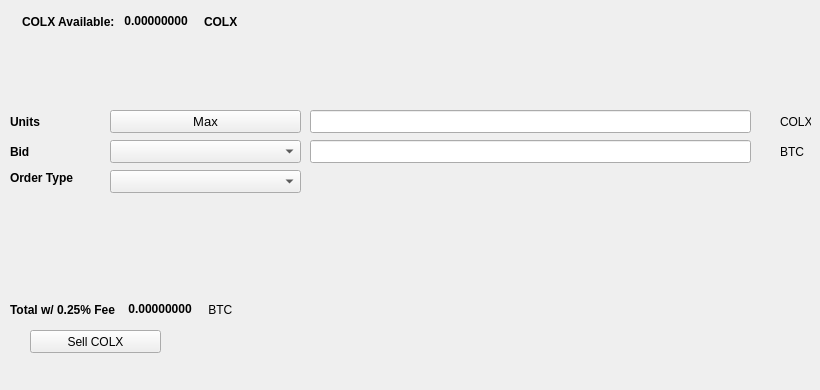
   <widget class="QWidget" name="SellTab">
    <attribute name="title">
     <string>Sell</string>
    </attribute>
    <widget class="QLabel" name="label_16">
     <property name="geometry">
      <rect>
       <x>780</x>
       <y>140</y>
       <width>31</width>
       <height>23</height>
      </rect>
     </property>
     <property name="text">
      <string>BTC</string>
     </property>
    </widget>
    <widget class="QComboBox" name="SellBidcomboBox">
     <property name="geometry">
      <rect>
       <x>110</x>
       <y>140</y>
       <width>191</width>
       <height>23</height>
      </rect>
     </property>
     <property name="font">
      <font>
       <pointsize>10</pointsize>
      </font>
     </property>
    </widget>
    <widget class="QLabel" name="label_18">
     <property name="geometry">
      <rect>
       <x>10</x>
       <y>110</y>
       <width>46</width>
       <height>23</height>
      </rect>
     </property>
     <property name="font">
      <font>
       <weight>75</weight>
       <bold>true</bold>
      </font>
     </property>
     <property name="text">
      <string>Units</string>
     </property>
    </widget>
    <widget class="QPushButton" name="Sell_Max_Amount">
     <property name="geometry">
      <rect>
       <x>110</x>
       <y>110</y>
       <width>191</width>
       <height>23</height>
      </rect>
     </property>
     <property name="font">
      <font>
       <pointsize>10</pointsize>
      </font>
     </property>
     <property name="text">
      <string>Max</string>
     </property>
    </widget>
    <widget class="QLabel" name="label_20">
     <property name="geometry">
      <rect>
       <x>10</x>
       <y>170</y>
       <width>91</width>
       <height>16</height>
      </rect>
     </property>
     <property name="font">
      <font>
       <weight>75</weight>
       <bold>true</bold>
      </font>
     </property>
     <property name="text">
      <string>Order Type</string>
     </property>
    </widget>
    <widget class="QComboBox" name="SellOrdertypeCombo">
     <property name="geometry">
      <rect>
       <x>110</x>
       <y>170</y>
       <width>191</width>
       <height>23</height>
      </rect>
     </property>
     <property name="font">
      <font>
       <pointsize>10</pointsize>
      </font>
     </property>
    </widget>
    <widget class="QLabel" name="label_21">
     <property name="geometry">
      <rect>
       <x>10</x>
       <y>140</y>
       <width>46</width>
       <height>23</height>
      </rect>
     </property>
     <property name="font">
      <font>
       <weight>75</weight>
       <bold>true</bold>
      </font>
     </property>
     <property name="text">
      <string>Bid</string>
     </property>
    </widget>
    <widget class="QLabel" name="label_22">
     <property name="geometry">
      <rect>
       <x>780</x>
       <y>110</y>
       <width>31</width>
       <height>23</height>
      </rect>
     </property>
     <property name="text">
      <string>COLX</string>
     </property>
    </widget>
    <widget class="QLineEdit" name="UnitsInputCOLX">
     <property name="geometry">
      <rect>
       <x>310</x>
       <y>110</y>
       <width>441</width>
       <height>23</height>
      </rect>
     </property>
     <property name="font">
      <font>
       <pointsize>9</pointsize>
       <weight>75</weight>
       <bold>true</bold>
      </font>
     </property>
    </widget>
    <widget class="QLineEdit" name="SellBidPriceEdit">
     <property name="geometry">
      <rect>
       <x>310</x>
       <y>140</y>
       <width>441</width>
       <height>23</height>
      </rect>
     </property>
     <property name="font">
      <font>
       <pointsize>9</pointsize>
       <weight>75</weight>
       <bold>true</bold>
      </font>
     </property>
    </widget>
    <widget class="QPushButton" name="SellCOLXBTN">
     <property name="geometry">
      <rect>
       <x>30</x>
       <y>330</y>
       <width>131</width>
       <height>23</height>
      </rect>
     </property>
     <property name="text">
      <string>Sell COLX</string>
     </property>
     <property name="icon">
      <iconset>
       <normaloff>:/icons/bitcoin</normaloff>:/icons/bitcoin</iconset>
     </property>
    </widget>
    <widget class="QWidget" name="layoutWidget3">
     <property name="geometry">
      <rect>
       <x>22</x>
       <y>12</y>
       <width>258</width>
       <height>19</height>
      </rect>
     </property>
     <layout class="QHBoxLayout" name="horizontalLayout">
      <item>
       <widget class="QLabel" name="label232_2">
        <property name="font">
         <font>
          <weight>75</weight>
          <bold>true</bold>
         </font>
        </property>
        <property name="text">
         <string>COLX Available:</string>
        </property>
       </widget>
      </item>
      <item>
       <widget class="QLabel" name="COLXAvailableLabel">
        <property name="palette">
         <palette>
          <active>
           <colorrole role="WindowText">
            <brush brushstyle="SolidPattern">
             <color alpha="255">
              <red>0</red>
              <green>0</green>
              <blue>0</blue>
             </color>
            </brush>
           </colorrole>
           <colorrole role="Button">
            <brush brushstyle="SolidPattern">
             <color alpha="255">
              <red>0</red>
              <green>170</green>
              <blue>0</blue>
             </color>
            </brush>
           </colorrole>
           <colorrole role="Light">
            <brush brushstyle="SolidPattern">
             <color alpha="255">
              <red>0</red>
              <green>255</green>
              <blue>0</blue>
             </color>
            </brush>
           </colorrole>
           <colorrole role="Midlight">
            <brush brushstyle="SolidPattern">
             <color alpha="255">
              <red>0</red>
              <green>212</green>
              <blue>0</blue>
             </color>
            </brush>
           </colorrole>
           <colorrole role="Dark">
            <brush brushstyle="SolidPattern">
             <color alpha="255">
              <red>0</red>
              <green>85</green>
              <blue>0</blue>
             </color>
            </brush>
           </colorrole>
           <colorrole role="Mid">
            <brush brushstyle="SolidPattern">
             <color alpha="255">
              <red>0</red>
              <green>113</green>
              <blue>0</blue>
             </color>
            </brush>
           </colorrole>
           <colorrole role="Text">
            <brush brushstyle="SolidPattern">
             <color alpha="255">
              <red>0</red>
              <green>170</green>
              <blue>0</blue>
             </color>
            </brush>
           </colorrole>
           <colorrole role="BrightText">
            <brush brushstyle="SolidPattern">
             <color alpha="255">
              <red>255</red>
              <green>255</green>
              <blue>255</blue>
             </color>
            </brush>
           </colorrole>
           <colorrole role="ButtonText">
            <brush brushstyle="SolidPattern">
             <color alpha="255">
              <red>0</red>
              <green>0</green>
              <blue>0</blue>
             </color>
            </brush>
           </colorrole>
           <colorrole role="Base">
            <brush brushstyle="SolidPattern">
             <color alpha="255">
              <red>255</red>
              <green>255</green>
              <blue>255</blue>
             </color>
            </brush>
           </colorrole>
           <colorrole role="Window">
            <brush brushstyle="SolidPattern">
             <color alpha="255">
              <red>0</red>
              <green>170</green>
              <blue>0</blue>
             </color>
            </brush>
           </colorrole>
           <colorrole role="Shadow">
            <brush brushstyle="SolidPattern">
             <color alpha="255">
              <red>0</red>
              <green>0</green>
              <blue>0</blue>
             </color>
            </brush>
           </colorrole>
           <colorrole role="AlternateBase">
            <brush brushstyle="SolidPattern">
             <color alpha="255">
              <red>127</red>
              <green>212</green>
              <blue>127</blue>
             </color>
            </brush>
           </colorrole>
           <colorrole role="ToolTipBase">
            <brush brushstyle="SolidPattern">
             <color alpha="255">
              <red>255</red>
              <green>255</green>
              <blue>220</blue>
             </color>
            </brush>
           </colorrole>
           <colorrole role="ToolTipText">
            <brush brushstyle="SolidPattern">
             <color alpha="255">
              <red>0</red>
              <green>0</green>
              <blue>0</blue>
             </color>
            </brush>
           </colorrole>
          </active>
          <inactive>
           <colorrole role="WindowText">
            <brush brushstyle="SolidPattern">
             <color alpha="255">
              <red>0</red>
              <green>0</green>
              <blue>0</blue>
             </color>
            </brush>
           </colorrole>
           <colorrole role="Button">
            <brush brushstyle="SolidPattern">
             <color alpha="255">
              <red>0</red>
              <green>170</green>
              <blue>0</blue>
             </color>
            </brush>
           </colorrole>
           <colorrole role="Light">
            <brush brushstyle="SolidPattern">
             <color alpha="255">
              <red>0</red>
              <green>255</green>
              <blue>0</blue>
             </color>
            </brush>
           </colorrole>
           <colorrole role="Midlight">
            <brush brushstyle="SolidPattern">
             <color alpha="255">
              <red>0</red>
              <green>212</green>
              <blue>0</blue>
             </color>
            </brush>
           </colorrole>
           <colorrole role="Dark">
            <brush brushstyle="SolidPattern">
             <color alpha="255">
              <red>0</red>
              <green>85</green>
              <blue>0</blue>
             </color>
            </brush>
           </colorrole>
           <colorrole role="Mid">
            <brush brushstyle="SolidPattern">
             <color alpha="255">
              <red>0</red>
              <green>113</green>
              <blue>0</blue>
             </color>
            </brush>
           </colorrole>
           <colorrole role="Text">
            <brush brushstyle="SolidPattern">
             <color alpha="255">
              <red>0</red>
              <green>170</green>
              <blue>0</blue>
             </color>
            </brush>
           </colorrole>
           <colorrole role="BrightText">
            <brush brushstyle="SolidPattern">
             <color alpha="255">
              <red>255</red>
              <green>255</green>
              <blue>255</blue>
             </color>
            </brush>
           </colorrole>
           <colorrole role="ButtonText">
            <brush brushstyle="SolidPattern">
             <color alpha="255">
              <red>0</red>
              <green>0</green>
              <blue>0</blue>
             </color>
            </brush>
           </colorrole>
           <colorrole role="Base">
            <brush brushstyle="SolidPattern">
             <color alpha="255">
              <red>255</red>
              <green>255</green>
              <blue>255</blue>
             </color>
            </brush>
           </colorrole>
           <colorrole role="Window">
            <brush brushstyle="SolidPattern">
             <color alpha="255">
              <red>0</red>
              <green>170</green>
              <blue>0</blue>
             </color>
            </brush>
           </colorrole>
           <colorrole role="Shadow">
            <brush brushstyle="SolidPattern">
             <color alpha="255">
              <red>0</red>
              <green>0</green>
              <blue>0</blue>
             </color>
            </brush>
           </colorrole>
           <colorrole role="AlternateBase">
            <brush brushstyle="SolidPattern">
             <color alpha="255">
              <red>127</red>
              <green>212</green>
              <blue>127</blue>
             </color>
            </brush>
           </colorrole>
           <colorrole role="ToolTipBase">
            <brush brushstyle="SolidPattern">
             <color alpha="255">
              <red>255</red>
              <green>255</green>
              <blue>220</blue>
             </color>
            </brush>
           </colorrole>
           <colorrole role="ToolTipText">
            <brush brushstyle="SolidPattern">
             <color alpha="255">
              <red>0</red>
              <green>0</green>
              <blue>0</blue>
             </color>
            </brush>
           </colorrole>
          </inactive>
          <disabled>
           <colorrole role="WindowText">
            <brush brushstyle="SolidPattern">
             <color alpha="255">
              <red>0</red>
              <green>85</green>
              <blue>0</blue>
             </color>
            </brush>
           </colorrole>
           <colorrole role="Button">
            <brush brushstyle="SolidPattern">
             <color alpha="255">
              <red>0</red>
              <green>170</green>
              <blue>0</blue>
             </color>
            </brush>
           </colorrole>
           <colorrole role="Light">
            <brush brushstyle="SolidPattern">
             <color alpha="255">
              <red>0</red>
              <green>255</green>
              <blue>0</blue>
             </color>
            </brush>
           </colorrole>
           <colorrole role="Midlight">
            <brush brushstyle="SolidPattern">
             <color alpha="255">
              <red>0</red>
              <green>212</green>
              <blue>0</blue>
             </color>
            </brush>
           </colorrole>
           <colorrole role="Dark">
            <brush brushstyle="SolidPattern">
             <color alpha="255">
              <red>0</red>
              <green>85</green>
              <blue>0</blue>
             </color>
            </brush>
           </colorrole>
           <colorrole role="Mid">
            <brush brushstyle="SolidPattern">
             <color alpha="255">
              <red>0</red>
              <green>113</green>
              <blue>0</blue>
             </color>
            </brush>
           </colorrole>
           <colorrole role="Text">
            <brush brushstyle="SolidPattern">
             <color alpha="255">
              <red>0</red>
              <green>85</green>
              <blue>0</blue>
             </color>
            </brush>
           </colorrole>
           <colorrole role="BrightText">
            <brush brushstyle="SolidPattern">
             <color alpha="255">
              <red>255</red>
              <green>255</green>
              <blue>255</blue>
             </color>
            </brush>
           </colorrole>
           <colorrole role="ButtonText">
            <brush brushstyle="SolidPattern">
             <color alpha="255">
              <red>0</red>
              <green>85</green>
              <blue>0</blue>
             </color>
            </brush>
           </colorrole>
           <colorrole role="Base">
            <brush brushstyle="SolidPattern">
             <color alpha="255">
              <red>0</red>
              <green>170</green>
              <blue>0</blue>
             </color>
            </brush>
           </colorrole>
           <colorrole role="Window">
            <brush brushstyle="SolidPattern">
             <color alpha="255">
              <red>0</red>
              <green>170</green>
              <blue>0</blue>
             </color>
            </brush>
           </colorrole>
           <colorrole role="Shadow">
            <brush brushstyle="SolidPattern">
             <color alpha="255">
              <red>0</red>
              <green>0</green>
              <blue>0</blue>
             </color>
            </brush>
           </colorrole>
           <colorrole role="AlternateBase">
            <brush brushstyle="SolidPattern">
             <color alpha="255">
              <red>0</red>
              <green>170</green>
              <blue>0</blue>
             </color>
            </brush>
           </colorrole>
           <colorrole role="ToolTipBase">
            <brush brushstyle="SolidPattern">
             <color alpha="255">
              <red>255</red>
              <green>255</green>
              <blue>220</blue>
             </color>
            </brush>
           </colorrole>
           <colorrole role="ToolTipText">
            <brush brushstyle="SolidPattern">
             <color alpha="255">
              <red>0</red>
              <green>0</green>
              <blue>0</blue>
             </color>
            </brush>
           </colorrole>
          </disabled>
         </palette>
        </property>
        <property name="font">
         <font>
          <weight>75</weight>
          <bold>true</bold>
         </font>
        </property>
        <property name="text">
         <string> 0.00000000 </string>
        </property>
        <property name="textInteractionFlags">
         <set>Qt::LinksAccessibleByMouse|Qt::TextSelectableByKeyboard|Qt::TextSelectableByMouse</set>
        </property>
       </widget>
      </item>
      <item>
       <widget class="QLabel" name="labelCOLX">
        <property name="font">
         <font>
          <weight>75</weight>
          <bold>true</bold>
         </font>
        </property>
        <property name="text">
         <string>COLX</string>
        </property>
       </widget>
      </item>
     </layout>
    </widget>
    <widget class="QWidget" name="layoutWidget">
     <property name="geometry">
      <rect>
       <x>10</x>
       <y>300</y>
       <width>268</width>
       <height>19</height>
      </rect>
     </property>
     <layout class="QHBoxLayout" name="horizontalLayout_2">
      <item>
       <widget class="QLabel" name="label_19">
        <property name="font">
         <font>
          <weight>75</weight>
          <bold>true</bold>
         </font>
        </property>
        <property name="text">
         <string>Total w/ 0.25% Fee </string>
        </property>
       </widget>
      </item>
      <item>
       <widget class="QLabel" name="SellCostLabel">
        <property name="palette">
         <palette>
          <active>
           <colorrole role="WindowText">
            <brush brushstyle="SolidPattern">
             <color alpha="255">
              <red>0</red>
              <green>0</green>
              <blue>0</blue>
             </color>
            </brush>
           </colorrole>
           <colorrole role="Button">
            <brush brushstyle="SolidPattern">
             <color alpha="255">
              <red>0</red>
              <green>170</green>
              <blue>0</blue>
             </color>
            </brush>
           </colorrole>
           <colorrole role="Light">
            <brush brushstyle="SolidPattern">
             <color alpha="255">
              <red>0</red>
              <green>255</green>
              <blue>0</blue>
             </color>
            </brush>
           </colorrole>
           <colorrole role="Midlight">
            <brush brushstyle="SolidPattern">
             <color alpha="255">
              <red>0</red>
              <green>212</green>
              <blue>0</blue>
             </color>
            </brush>
           </colorrole>
           <colorrole role="Dark">
            <brush brushstyle="SolidPattern">
             <color alpha="255">
              <red>0</red>
              <green>85</green>
              <blue>0</blue>
             </color>
            </brush>
           </colorrole>
           <colorrole role="Mid">
            <brush brushstyle="SolidPattern">
             <color alpha="255">
              <red>0</red>
              <green>113</green>
              <blue>0</blue>
             </color>
            </brush>
           </colorrole>
           <colorrole role="Text">
            <brush brushstyle="SolidPattern">
             <color alpha="255">
              <red>0</red>
              <green>170</green>
              <blue>0</blue>
             </color>
            </brush>
           </colorrole>
           <colorrole role="BrightText">
            <brush brushstyle="SolidPattern">
             <color alpha="255">
              <red>255</red>
              <green>255</green>
              <blue>255</blue>
             </color>
            </brush>
           </colorrole>
           <colorrole role="ButtonText">
            <brush brushstyle="SolidPattern">
             <color alpha="255">
              <red>0</red>
              <green>0</green>
              <blue>0</blue>
             </color>
            </brush>
           </colorrole>
           <colorrole role="Base">
            <brush brushstyle="SolidPattern">
             <color alpha="255">
              <red>255</red>
              <green>255</green>
              <blue>255</blue>
             </color>
            </brush>
           </colorrole>
           <colorrole role="Window">
            <brush brushstyle="SolidPattern">
             <color alpha="255">
              <red>0</red>
              <green>170</green>
              <blue>0</blue>
             </color>
            </brush>
           </colorrole>
           <colorrole role="Shadow">
            <brush brushstyle="SolidPattern">
             <color alpha="255">
              <red>0</red>
              <green>0</green>
              <blue>0</blue>
             </color>
            </brush>
           </colorrole>
           <colorrole role="AlternateBase">
            <brush brushstyle="SolidPattern">
             <color alpha="255">
              <red>127</red>
              <green>212</green>
              <blue>127</blue>
             </color>
            </brush>
           </colorrole>
           <colorrole role="ToolTipBase">
            <brush brushstyle="SolidPattern">
             <color alpha="255">
              <red>255</red>
              <green>255</green>
              <blue>220</blue>
             </color>
            </brush>
           </colorrole>
           <colorrole role="ToolTipText">
            <brush brushstyle="SolidPattern">
             <color alpha="255">
              <red>0</red>
              <green>0</green>
              <blue>0</blue>
             </color>
            </brush>
           </colorrole>
          </active>
          <inactive>
           <colorrole role="WindowText">
            <brush brushstyle="SolidPattern">
             <color alpha="255">
              <red>0</red>
              <green>0</green>
              <blue>0</blue>
             </color>
            </brush>
           </colorrole>
           <colorrole role="Button">
            <brush brushstyle="SolidPattern">
             <color alpha="255">
              <red>0</red>
              <green>170</green>
              <blue>0</blue>
             </color>
            </brush>
           </colorrole>
           <colorrole role="Light">
            <brush brushstyle="SolidPattern">
             <color alpha="255">
              <red>0</red>
              <green>255</green>
              <blue>0</blue>
             </color>
            </brush>
           </colorrole>
           <colorrole role="Midlight">
            <brush brushstyle="SolidPattern">
             <color alpha="255">
              <red>0</red>
              <green>212</green>
              <blue>0</blue>
             </color>
            </brush>
           </colorrole>
           <colorrole role="Dark">
            <brush brushstyle="SolidPattern">
             <color alpha="255">
              <red>0</red>
              <green>85</green>
              <blue>0</blue>
             </color>
            </brush>
           </colorrole>
           <colorrole role="Mid">
            <brush brushstyle="SolidPattern">
             <color alpha="255">
              <red>0</red>
              <green>113</green>
              <blue>0</blue>
             </color>
            </brush>
           </colorrole>
           <colorrole role="Text">
            <brush brushstyle="SolidPattern">
             <color alpha="255">
              <red>0</red>
              <green>170</green>
              <blue>0</blue>
             </color>
            </brush>
           </colorrole>
           <colorrole role="BrightText">
            <brush brushstyle="SolidPattern">
             <color alpha="255">
              <red>255</red>
              <green>255</green>
              <blue>255</blue>
             </color>
            </brush>
           </colorrole>
           <colorrole role="ButtonText">
            <brush brushstyle="SolidPattern">
             <color alpha="255">
              <red>0</red>
              <green>0</green>
              <blue>0</blue>
             </color>
            </brush>
           </colorrole>
           <colorrole role="Base">
            <brush brushstyle="SolidPattern">
             <color alpha="255">
              <red>255</red>
              <green>255</green>
              <blue>255</blue>
             </color>
            </brush>
           </colorrole>
           <colorrole role="Window">
            <brush brushstyle="SolidPattern">
             <color alpha="255">
              <red>0</red>
              <green>170</green>
              <blue>0</blue>
             </color>
            </brush>
           </colorrole>
           <colorrole role="Shadow">
            <brush brushstyle="SolidPattern">
             <color alpha="255">
              <red>0</red>
              <green>0</green>
              <blue>0</blue>
             </color>
            </brush>
           </colorrole>
           <colorrole role="AlternateBase">
            <brush brushstyle="SolidPattern">
             <color alpha="255">
              <red>127</red>
              <green>212</green>
              <blue>127</blue>
             </color>
            </brush>
           </colorrole>
           <colorrole role="ToolTipBase">
            <brush brushstyle="SolidPattern">
             <color alpha="255">
              <red>255</red>
              <green>255</green>
              <blue>220</blue>
             </color>
            </brush>
           </colorrole>
           <colorrole role="ToolTipText">
            <brush brushstyle="SolidPattern">
             <color alpha="255">
              <red>0</red>
              <green>0</green>
              <blue>0</blue>
             </color>
            </brush>
           </colorrole>
          </inactive>
          <disabled>
           <colorrole role="WindowText">
            <brush brushstyle="SolidPattern">
             <color alpha="255">
              <red>0</red>
              <green>85</green>
              <blue>0</blue>
             </color>
            </brush>
           </colorrole>
           <colorrole role="Button">
            <brush brushstyle="SolidPattern">
             <color alpha="255">
              <red>0</red>
              <green>170</green>
              <blue>0</blue>
             </color>
            </brush>
           </colorrole>
           <colorrole role="Light">
            <brush brushstyle="SolidPattern">
             <color alpha="255">
              <red>0</red>
              <green>255</green>
              <blue>0</blue>
             </color>
            </brush>
           </colorrole>
           <colorrole role="Midlight">
            <brush brushstyle="SolidPattern">
             <color alpha="255">
              <red>0</red>
              <green>212</green>
              <blue>0</blue>
             </color>
            </brush>
           </colorrole>
           <colorrole role="Dark">
            <brush brushstyle="SolidPattern">
             <color alpha="255">
              <red>0</red>
              <green>85</green>
              <blue>0</blue>
             </color>
            </brush>
           </colorrole>
           <colorrole role="Mid">
            <brush brushstyle="SolidPattern">
             <color alpha="255">
              <red>0</red>
              <green>113</green>
              <blue>0</blue>
             </color>
            </brush>
           </colorrole>
           <colorrole role="Text">
            <brush brushstyle="SolidPattern">
             <color alpha="255">
              <red>0</red>
              <green>85</green>
              <blue>0</blue>
             </color>
            </brush>
           </colorrole>
           <colorrole role="BrightText">
            <brush brushstyle="SolidPattern">
             <color alpha="255">
              <red>255</red>
              <green>255</green>
              <blue>255</blue>
             </color>
            </brush>
           </colorrole>
           <colorrole role="ButtonText">
            <brush brushstyle="SolidPattern">
             <color alpha="255">
              <red>0</red>
              <green>85</green>
              <blue>0</blue>
             </color>
            </brush>
           </colorrole>
           <colorrole role="Base">
            <brush brushstyle="SolidPattern">
             <color alpha="255">
              <red>0</red>
              <green>170</green>
              <blue>0</blue>
             </color>
            </brush>
           </colorrole>
           <colorrole role="Window">
            <brush brushstyle="SolidPattern">
             <color alpha="255">
              <red>0</red>
              <green>170</green>
              <blue>0</blue>
             </color>
            </brush>
           </colorrole>
           <colorrole role="Shadow">
            <brush brushstyle="SolidPattern">
             <color alpha="255">
              <red>0</red>
              <green>0</green>
              <blue>0</blue>
             </color>
            </brush>
           </colorrole>
           <colorrole role="AlternateBase">
            <brush brushstyle="SolidPattern">
             <color alpha="255">
              <red>0</red>
              <green>170</green>
              <blue>0</blue>
             </color>
            </brush>
           </colorrole>
           <colorrole role="ToolTipBase">
            <brush brushstyle="SolidPattern">
             <color alpha="255">
              <red>255</red>
              <green>255</green>
              <blue>220</blue>
             </color>
            </brush>
           </colorrole>
           <colorrole role="ToolTipText">
            <brush brushstyle="SolidPattern">
             <color alpha="255">
              <red>0</red>
              <green>0</green>
              <blue>0</blue>
             </color>
            </brush>
           </colorrole>
          </disabled>
         </palette>
        </property>
        <property name="font">
         <font>
          <weight>75</weight>
          <bold>true</bold>
         </font>
        </property>
        <property name="autoFillBackground">
         <bool>false</bool>
        </property>
        <property name="text">
         <string> 0.00000000</string>
        </property>
        <property name="textInteractionFlags">
         <set>Qt::LinksAccessibleByMouse|Qt::TextSelectableByMouse</set>
        </property>
       </widget>
      </item>
      <item>
       <widget class="QLabel" name="label_17">
        <property name="font">
         <font>
          <weight>50</weight>
          <bold>false</bold>
         </font>
        </property>
        <property name="text">
         <string> BTC</string>
        </property>
       </widget>
      </item>
     </layout>
    </widget>
    <widget class="QLabel" name="label_23">
     <property name="geometry">
      <rect>
       <x>460</x>
       <y>300</y>
       <width>281</width>
       <height>81</height>
      </rect>
     </property>
     <property name="text">
      <string/>
     </property>
     <property name="pixmap">
      <pixmap>:/images/bittrex</pixmap>
     </property>
    </widget>
   </widget>
